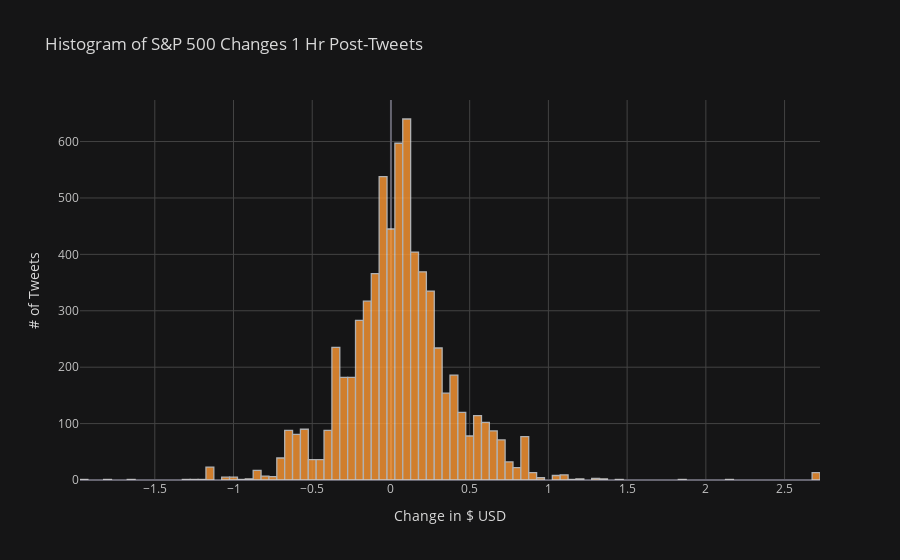
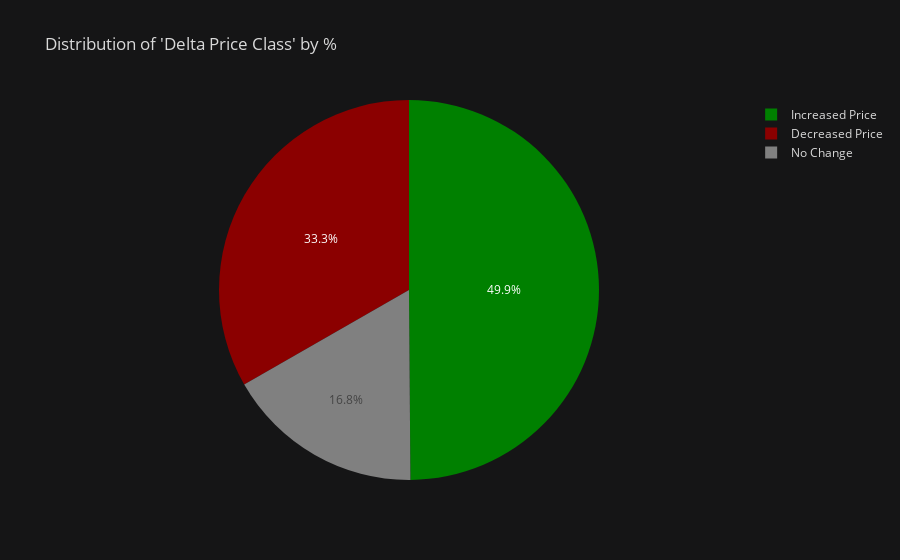

Notebook code for these charts, in order:
### Markdown cell above
## EXPLORE/VISUALIZE 
### Delta Price Classes

### Code cell
# print(, np.sum(small_neg), len(delta_price))
ji.plotly_price_histogram(twitter_df,show_fig=True,as_figure=False)
ji.plotly_pie_chart(twitter_df, column_to_plot='delta_price_class',show_fig=True, as_figure=False)

### Figure 1 — Plotly figure (JSON) as saved in the notebook; plotly's stock layout.template omitted (floating-point values rounded to 4 significant figures; data arrays with more than 128 entries replaced by an {"elided": "..."} marker saying what was removed)
{"data": [{"histfunc": "count", "histnorm": "", "marker": {"color": "rgba(255, 153, 51, 1.0)", "line": {"color": "#D9D9D9", "width": 1.3}}, "name": "delta_price", "opacity": 0.8, "orientation": "v", "type": "histogram", "x": {"elided": "6758 float values"}}], "layout": {"barmode": "overlay", "legend": {"bgcolor": "#151516", "font": {"color": "#D9D9D9"}}, "paper_bgcolor": "#151516", "plot_bgcolor": "#151516", "title": {"font": {"color": "#D9D9D9"}, "text": "Histogram of S&P 500 Changes 1 Hr Post-Tweets "}, "xaxis": {"gridcolor": "#434343", "showgrid": true, "tickfont": {"color": "#C2C2C2"}, "title": {"font": {"color": "#D9D9D9"}, "text": "Change in $ USD"}, "zerolinecolor": "#666570"}, "yaxis": {"gridcolor": "#434343", "showgrid": true, "tickfont": {"color": "#C2C2C2"}, "title": {"font": {"color": "#D9D9D9"}, "text": "# of Tweets"}, "zerolinecolor": "#666570"}}}

### Figure 2 — Plotly figure (JSON) as saved in the notebook; plotly's stock layout.template omitted (floating-point values rounded to 4 significant figures)
{"data": [{"labels": ["Increased Price", "Decreased Price", "No Change"], "marker": {"colors": ["rgba(0, 128, 0, 1.0)", "rgba(139, 0, 0, 1.0)", "rgba(128, 128, 128, 1.0)"]}, "name": "", "type": "pie", "values": [3371, 2250, 1137]}], "layout": {"legend": {"bgcolor": "#151516", "font": {"color": "#D9D9D9"}}, "paper_bgcolor": "#151516", "plot_bgcolor": "#151516", "title": {"font": {"color": "#D9D9D9"}, "text": "Distribution of 'Delta Price Class' by %"}}}
